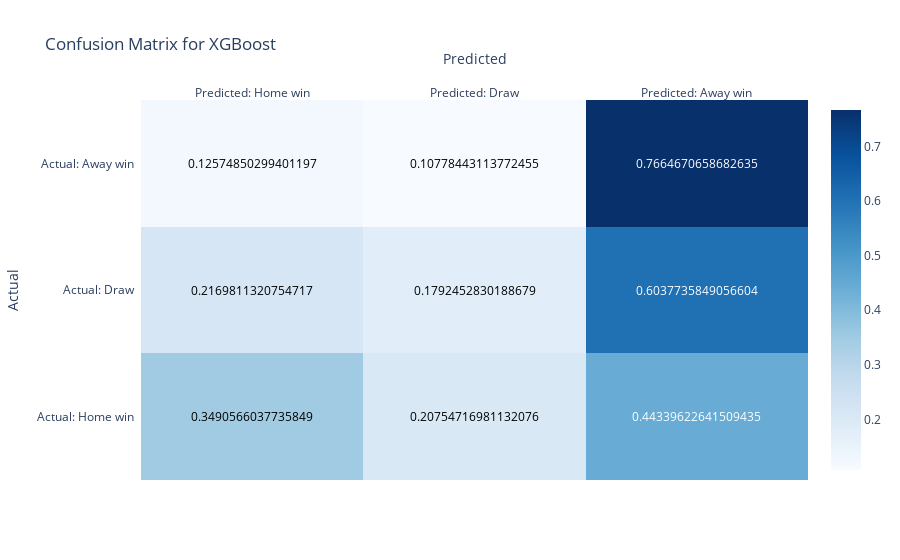

The cell this chart's notebook holds for it:
### Code cell
plot_confusion_matrix(conf_matrix_xgb, "XGBoost")

### Figure 1 — Plotly figure (JSON) as saved in the notebook; plotly's stock layout.template omitted (floating-point values rounded to 4 significant figures)
{"data": [{"colorscale": [[0, "rgb(247,251,255)"], [0.125, "rgb(222,235,247)"], [0.25, "rgb(198,219,239)"], [0.375, "rgb(158,202,225)"], [0.5, "rgb(107,174,214)"], [0.625, "rgb(66,146,198)"], [0.75, "rgb(33,113,181)"], [0.875, "rgb(8,81,156)"], [1, "rgb(8,48,107)"]], "reversescale": false, "showscale": true, "type": "heatmap", "x": ["Predicted: Home win", "Predicted: Draw", "Predicted: Away win"], "y": ["Actual: Home win", "Actual: Draw", "Actual: Away win"], "z": [[0.3491, 0.2075, 0.4434], [0.217, 0.1792, 0.6038], [0.1257, 0.1078, 0.7665]]}], "layout": {"annotations": [{"font": {"color": "#000000"}, "showarrow": false, "text": "0.3490566037735849", "x": "Predicted: Home win", "xref": "x", "y": "Actual: Home win", "yref": "y"}, {"font": {"color": "#000000"}, "showarrow": false, "text": "0.20754716981132076", "x": "Predicted: Draw", "xref": "x", "y": "Actual: Home win", "yref": "y"}, {"font": {"color": "#FFFFFF"}, "showarrow": false, "text": "0.44339622641509435", "x": "Predicted: Away win", "xref": "x", "y": "Actual: Home win", "yref": "y"}, {"font": {"color": "#000000"}, "showarrow": false, "text": "0.2169811320754717", "x": "Predicted: Home win", "xref": "x", "y": "Actual: Draw", "yref": "y"}, {"font": {"color": "#000000"}, "showarrow": false, "text": "0.1792452830188679", "x": "Predicted: Draw", "xref": "x", "y": "Actual: Draw", "yref": "y"}, {"font": {"color": "#FFFFFF"}, "showarrow": false, "text": "0.6037735849056604", "x": "Predicted: Away win", "xref": "x", "y": "Actual: Draw", "yref": "y"}, {"font": {"color": "#000000"}, "showarrow": false, "text": "0.12574850299401197", "x": "Predicted: Home win", "xref": "x", "y": "Actual: Away win", "yref": "y"}, {"font": {"color": "#000000"}, "showarrow": false, "text": "0.10778443113772455", "x": "Predicted: Draw", "xref": "x", "y": "Actual: Away win", "yref": "y"}, {"font": {"color": "#FFFFFF"}, "showarrow": false, "text": "0.7664670658682635", "x": "Predicted: Away win", "xref": "x", "y": "Actual: Away win", "yref": "y"}], "title": {"text": "Confusion Matrix for XGBoost"}, "xaxis": {"dtick": 1, "gridcolor": "rgb(0, 0, 0)", "side": "top", "ticks": "", "title": {"text": "Predicted"}}, "yaxis": {"dtick": 1, "ticks": "", "ticksuffix": "  ", "title": {"text": "Actual"}}}}
